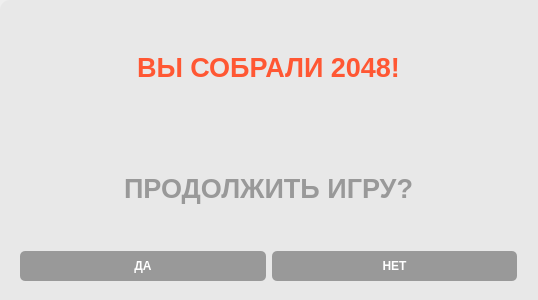
<?xml version="1.0" encoding="UTF-8"?>
<ui version="4.0">
 <class>Dialog</class>
 <widget class="QDialog" name="Dialog">
  <property name="geometry">
   <rect>
    <x>0</x>
    <y>0</y>
    <width>538</width>
    <height>300</height>
   </rect>
  </property>
  <property name="windowTitle">
   <string>Dialog</string>
  </property>
  <widget class="QWidget" name="widget" native="true">
   <property name="geometry">
    <rect>
     <x>0</x>
     <y>0</y>
     <width>591</width>
     <height>400</height>
    </rect>
   </property>
   <property name="styleSheet">
    <string notr="true">background-color: #e8e8e8;
border-radius: 10px;</string>
   </property>
   <widget class="QWidget" name="verticalLayoutWidget">
    <property name="geometry">
     <rect>
      <x>20</x>
      <y>10</y>
      <width>497</width>
      <height>271</height>
     </rect>
    </property>
    <layout class="QVBoxLayout" name="verticalLayout">
     <item>
      <widget class="QLabel" name="label">
       <property name="font">
        <font>
         <pointsize>20</pointsize>
         <bold>true</bold>
        </font>
       </property>
       <property name="styleSheet">
        <string notr="true">color: #FF5733;</string>
       </property>
       <property name="text">
        <string>ВЫ СОБРАЛИ 2048!</string>
       </property>
       <property name="alignment">
        <set>Qt::AlignmentFlag::AlignCenter</set>
       </property>
      </widget>
     </item>
     <item>
      <widget class="QLabel" name="label_3">
       <property name="font">
        <font>
         <pointsize>20</pointsize>
         <bold>true</bold>
        </font>
       </property>
       <property name="styleSheet">
        <string notr="true">color: #999;</string>
       </property>
       <property name="text">
        <string>ПРОДОЛЖИТЬ ИГРУ?</string>
       </property>
       <property name="alignment">
        <set>Qt::AlignmentFlag::AlignCenter</set>
       </property>
      </widget>
     </item>
     <item>
      <layout class="QHBoxLayout" name="horizontalLayout">
       <item>
        <widget class="QPushButton" name="pushButton_2">
         <property name="styleSheet">
          <string notr="true">background-color: #999;
color: white;
border-radius: 5px;
padding: 8px 15px;
font-weight: bold;
</string>
         </property>
         <property name="text">
          <string>ДА</string>
         </property>
        </widget>
       </item>
       <item>
        <widget class="QPushButton" name="pushButton">
         <property name="styleSheet">
          <string notr="true">background-color: #999;
color: white;
border-radius: 5px;
padding: 8px 15px;
font-weight: bold;
</string>
         </property>
         <property name="text">
          <string>НЕТ</string>
         </property>
        </widget>
       </item>
      </layout>
     </item>
    </layout>
   </widget>
  </widget>
 </widget>
 <resources/>
 <connections/>
</ui>
